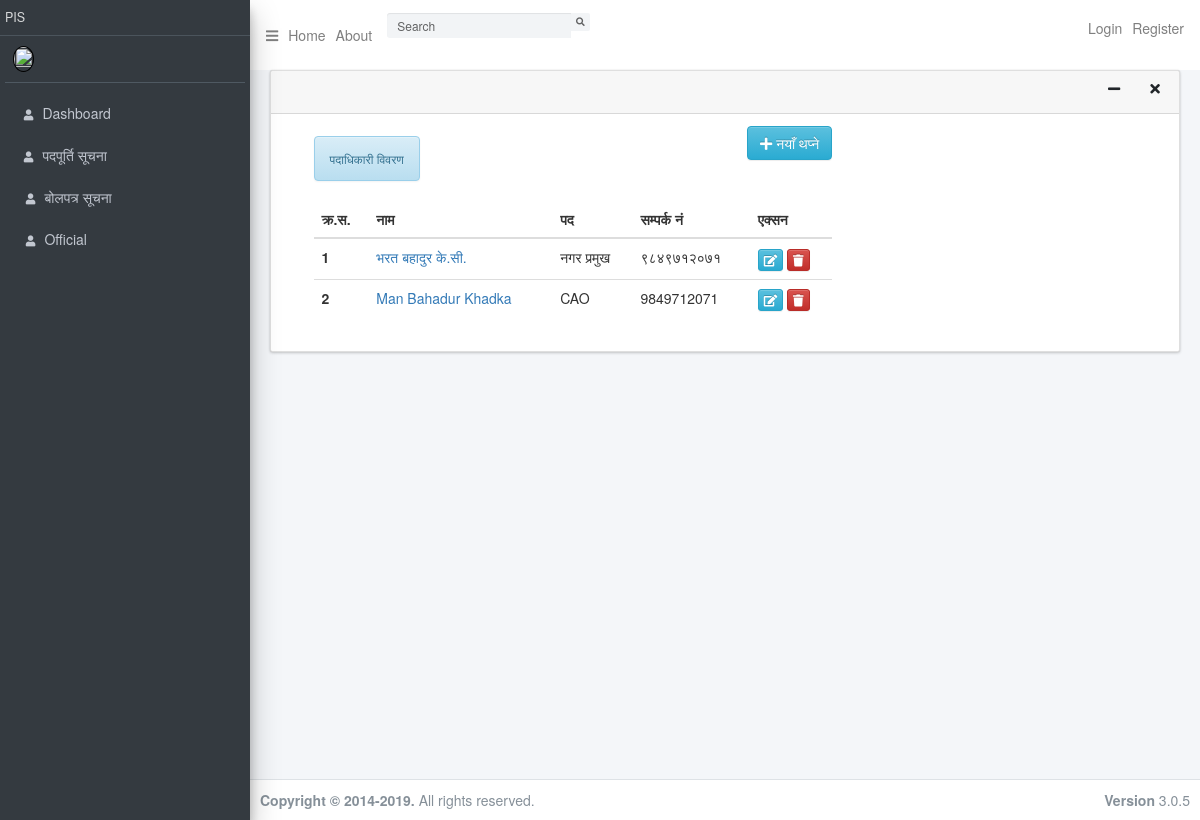
Screenshot of /official/list/ with the database file from the repository.
### screendisplay/models.py (models this page shows, shortened)
class Official(models.Model):
    official_name = models.CharField(max_length=150, verbose_name="नाम थर")
    official_designation = models.CharField(max_length=50, verbose_name="पद")
    official_phoneno = models.CharField(max_length=10, verbose_name="फोन नं")
    official_roomno = models.CharField(max_length=3, verbose_name="कोठा नं.")
    official_published_status = models.BooleanField(default=1, verbose_name="स्थिति")
    official_image = models.ImageField(upload_to='official_uploaded_image', verbose_name="फोटो")
    date_posted = models.DateTimeField(default=timezone.now)
    created_by = models.ForeignKey(User, on_delete=models.CASCADE)

### screendisplay/views.py (the view)
# urls.py: path('official/list/', OfficialListView.as_view(), name='official-list'),
class OfficialListView(ListView):
	model = Official
	template_name = 'screendisplay/official_list.html'
	context_object_name = 'official_list'

### screendisplay/templates/screendisplay/official_list.html
{% extends "screendisplay/basebackend.html" %}
{% load crispy_forms_tags %}
{% block content %}
<div class="col-md-8">
    <div class="d-flex justify-content-between">
        <div><h6 class="text-center alert alert-info">पदाधिकारी विवरण</h6></div>
        <div>
            <a href="{% url 'official-create' %}" class="btn btn-info btn-bg">
                <i class="fas fa-plus"></i> नयाँ थप्ने
            </a>
        </div>
    </div>
    <table class="table table-hover">
        <thead>
        <tr>
            <th scope="col">क्र.स.</th>
            <th scope="col">नाम</th>
            <th scope="col">पद</th>
            <th scope="col">सम्पर्क नं</th>
            <th scope="col">एक्सन</th>
        </tr>
        </thead>
        <tbody>
        {% for official in official_list %}
        <tr>
            <th scope="row">{{ forloop.counter }}</th>
            <td><a href="{% url 'official-detail' official.id %}">{{ official.official_name }}</a></td>
            <td>{{ official.official_designation }}</td>
            <td>{{ official.official_phoneno }}</td>
            <td>
                <a href="{% url 'official-update' official.id %}" class="btn btn-info btn-xs">
                    <i class="fas fa-edit"></i>
                </a>
                <a href="{% url 'official-delete' official.id %}" class="btn btn-danger btn-xs">
                    <i class="fas fa-trash"></i>
                </a>
            </td>
        </tr>
        {% endfor %}
        </tbody>
    </table>
{% endblock content %}

### rows the page displays
Official: official_name "भरत बहादुर के.सी.", official_designation "नगर प्रमुख", official_phoneno "९८४९७१२०७१"
Official: official_name "Man Bahadur Khadka", official_designation "CAO", official_phoneno "9849712071"
